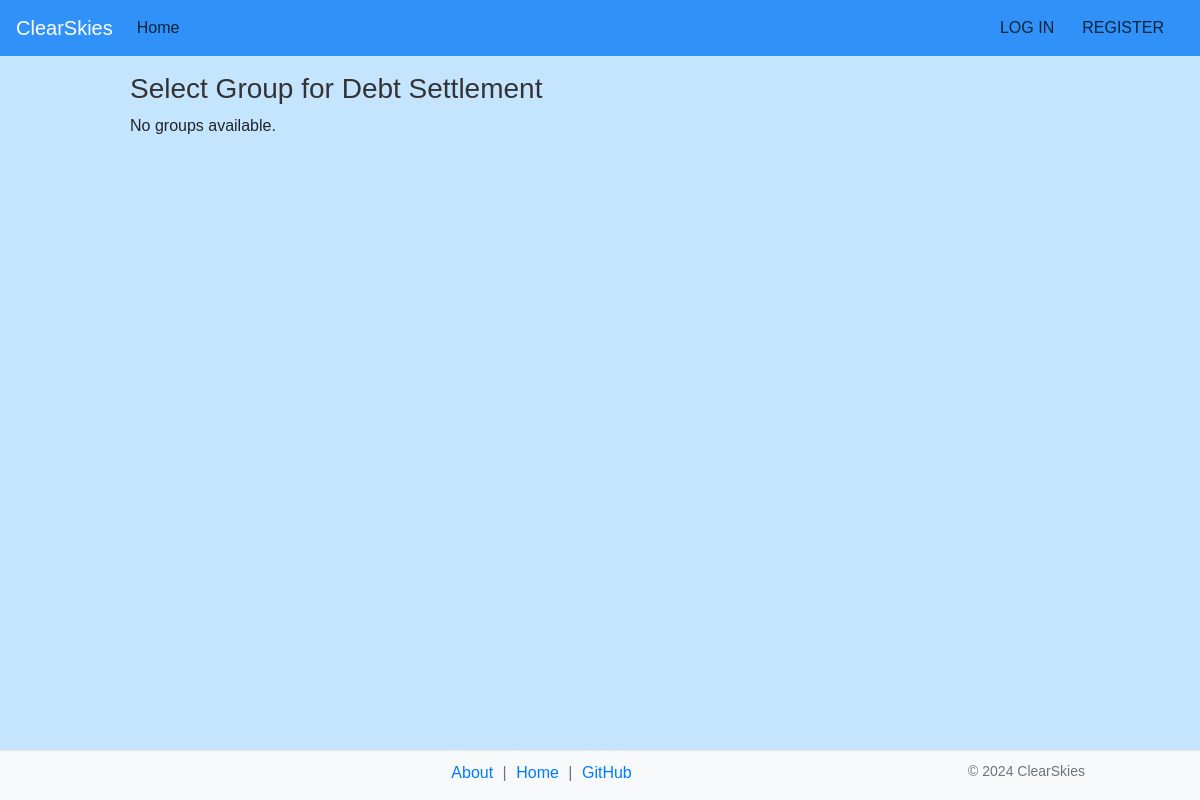
Page /settle_group_debts?page=2 on the earlier database version.
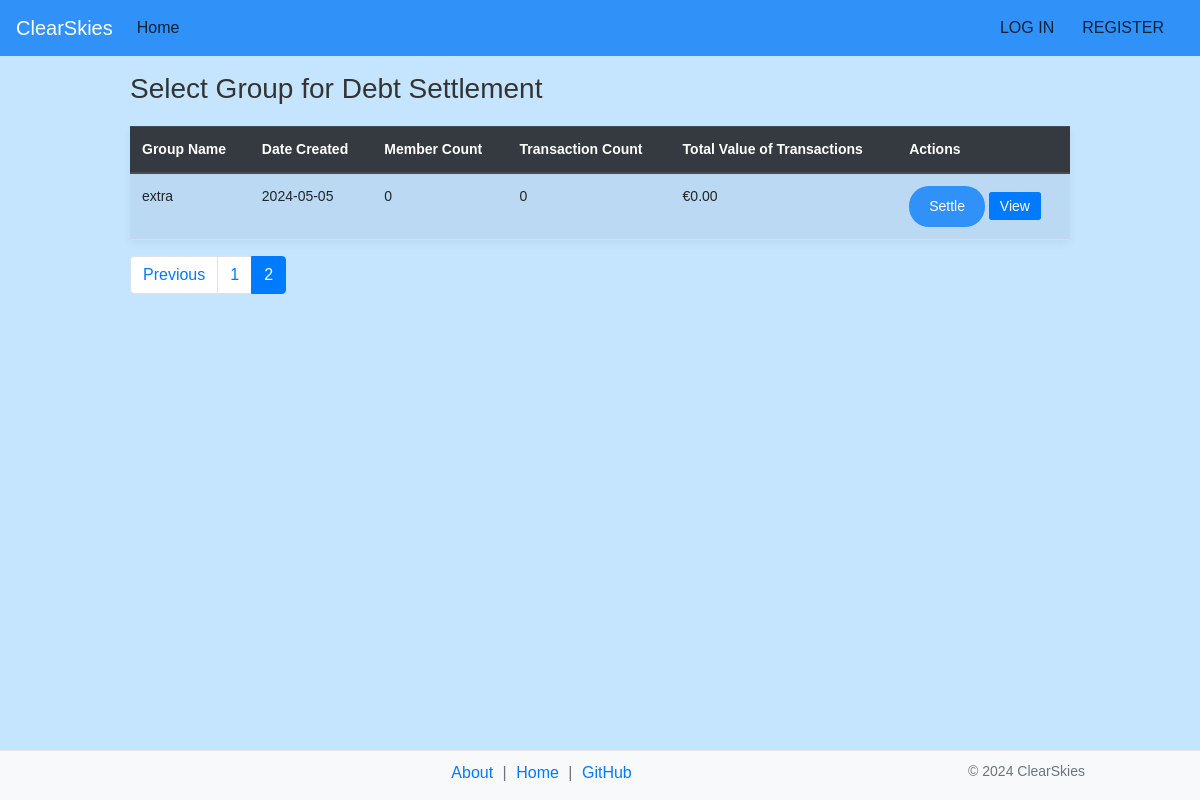
Same page on the later database version.
### app/models/group.py (models this page shows)
class Group(db.Model):
    __tablename__ = 'groups'
    id = db.Column(db.Integer, primary_key=True)
    name = db.Column(db.String(100), nullable=False)
    created_at = db.Column(db.DateTime, default=datetime.utcnow)
    users = db.relationship('UserGroup', back_populates='group', lazy='dynamic')
    transactions = db.relationship('GroupTransaction', backref='group', lazy='dynamic')

### app/debts.py (the view, shortened to what this page needs)
    @app.route('/settle_group_debts', methods=['GET', 'POST'])
    def settle_group_debts():
        page = request.args.get('page', 1, type=int)
        per_page = 10
        payment_instructions = []
        selected_group = None
        member_count_subquery = db.session.query(
            UserGroup.group_id.label('group_id'),
            func.count('*').label('member_count')
        ).group_by(UserGroup.group_id).subquery()
        transaction_stats_subquery = db.session.query(
            GroupTransaction.group_id.label('group_id'),
            func.count('*').label('total_transactions'),
            func.sum(GroupTransaction.amount).label('total_amount')
        ).group_by(GroupTransaction.group_id).subquery()
        groups = db.session.query(
            Group.id,
            Group.name,
            Group.created_at,
            func.coalesce(member_count_subquery.c.member_count, 0).label('member_count'),
            func.coalesce(transaction_stats_subquery.c.total_transactions, 0).label('total_transactions'),
            func.coalesce(transaction_stats_subquery.c.total_amount, 0).label('total_amount')
        ).outerjoin(member_count_subquery, Group.id == member_count_subquery.c.group_id) \
            .outerjoin(transaction_stats_subquery, Group.id == transaction_stats_subquery.c.group_id) \
            .paginate(page=page, per_page=per_page, error_out=False)
        return render_template('settle_group_debts.html', groups=groups, selected_group=selected_group,
                               payment_instructions=payment_instructions, scrolled_to_instructions=True)

### app/templates/settle_group_debts.html (shortened to what this page needs)
{% extends 'layout.html' %}
{% block content %}
<div class="container mt-3">
    <h3>Select Group for Debt Settlement</h3>
    {% if groups.items %}
        <table class="table table-striped">
            <thead class="thead-dark">
                <tr>
                    <th>Group Name</th>
                    <th>Date Created</th>
                    <th>Member Count</th>
                    <th>Transaction Count</th>
                    <th>Total Value of Transactions</th>
                    <th>Actions</th>
                </tr>
            </thead>
            <tbody>
                {% for group in groups.items %}
                <tr>
                    <td>{{ group.name }}</td>
                    <td>{{ group.created_at.strftime('%Y-%m-%d') }}</td>
                    <td>{{ group.member_count }}</td>
                    <td>{{ group.total_transactions }}</td>
                    <td>€{{ "%.2f"|format(group.total_amount) }}</td>
                    <td>
                        <form action="{{ url_for('settle_group_debts', group_id=group.id) }}" method="post" style="display: inline;">
                            <button type="submit" class="btn btn-sm btn-success">Settle</button>
                        </form>
                        <a href="{{ url_for('view_group', group_id=group.id) }}" class="btn btn-sm btn-primary" style="display: inline;">View</a>
                    </td>
                </tr>
                {% endfor %}
            </tbody>
        </table>
{% if groups.pages > 1 %}
        <ul class="pagination">
            {% if groups.has_prev %}
            <li class="page-item"><a class="page-link" href="{{ url_for('settle_group_debts', page=groups.prev_num) }}">Previous</a></li>
            {% endif %}
            {% for page in range(1, groups.pages + 1) %}
            <li class="page-item {{ 'active' if page == groups.page else '' }}">
                <a class="page-link" href="{{ url_for('settle_group_debts', page=page) }}">{{ page }}</a>
            </li>
            {% endfor %}
        </ul>
        {% endif %}
    {% else %}
        <p>No groups available.</p>
    {% endif %}
</div>
{% endblock %}

### app/templates/layout.html (shortened to what this page needs)
<!DOCTYPE html>
<html lang="en">
<head>
    <link rel="stylesheet" href="https://stackpath.bootstrapcdn.com/bootstrap/4.5.2/css/bootstrap.min.css">
</head>
<body>
    <header>
        <nav class="navbar navbar-expand-lg navbar-dark bg-primary">
            <a class="navbar-brand" href="{{ url_for('home') }}">ClearSkies</a>
            <div class="collapse navbar-collapse" id="navbarSupportedContent">
                <ul class="navbar-nav mr-auto">
                    <li class="nav-item"><a class="nav-link" href="{{ url_for('home') }}">Home</a></li>
                </ul>
                <ul class="navbar-nav">
                  {% if 'user_id' in session %}
                    <li class="nav-item">
                        <a class="nav-link" href="{{ url_for('logout') }}">LOG OUT</a>
                    </li>
                    {% else %}
                    <li class="nav-item">
                        <a class="nav-link" href="{{ url_for('login') }}">LOG IN</a>
                    </li>
                    <li class="nav-item">
                        <a class="nav-link" href="{{ url_for('register') }}">REGISTER</a>
                    </li>
                    {% endif %}
                </ul>
            </div>
        </nav>
    </header>
    <main role="main" class="container">
        {% block content %}{% endblock %}
    </main>
    <footer class="footer bg-light fixed-bottom">
        <div class="container" style="text-align: center;">
            <span class="text-muted footer-links">
                <a href="/about">About</a> | <a href="/home">Home</a> | <a href="https://github.com/nimathing2052/Debt_Settlement">GitHub</a>
            </span>
            <span class="text-muted" style="font-size: 14px; float: right;">&copy; 2024 ClearSkies</span>
        </div>
    </footer>
</body>
</html>

### app/templates/layout.html (style rules this page uses)
body { font-family: Arial, sans-serif; background-color: rgb(197, 229, 255); margin-bottom: 50px; }
h1, h2, h3, h4, h5, h6 { color: #0b2337; }
.navbar-dark .navbar-brand { color: #ffffff !important; }
.navbar-dark .navbar-nav .nav-link { color: #0b2337 !important; }
.navbar-dark { background-color: #3091f9 !important; }
button[type="submit"] { background-color: #3091f9; color: white; padding: 10px 20px; border: none; border-radius: 20px; cursor: pointer; }
.container { max-width: 1000px; margin: auto; padding-top: 0px; padding-bottom: 5px; }
.table { font-size: 14px; }
.navbar-nav .nav-link { margin-right: 12px; }
.footer { padding: 10px 0; background-color: #f7f7f7; text-align: left; border-top: 1px solid #e7e7e7; }
.footer-links a { color: #007bff; text-decoration: none; margin: 0 5px; }

### app/templates/settle_group_debts.html (style rules this page uses)
.container { font-family: Arial, sans-serif; }
h3, h4 { color: #333; }
table { width: 100%; margin-top: 20px; border-collapse: collapse; box-shadow: 0 4px 8px rgba(0, 0, 0, 0.05); }
th, td { padding: 8px; text-align: left; border-bottom: 1px solid #ddd; }
th { background-color: #f8f8f8; }
.btn-success, .btn-primary { color: white; cursor: pointer; }
.btn-success { background-color: #28a745; border-color: #28a745; }
.btn-primary { background-color: #007bff; border-color: #007bff; }
.btn-sm { padding: 5px 10px; font-size: 0.875rem; }

Differences in the rows shown:
added Group: name "extra", created_at "2024-05-05", member_count "0", total_transactions "0", total_amount "0.00"
Other differences:
text no longer shown: "No groups available."
text now shown: "Group Name Date Created Member Count Transaction Count Total Value of Transactions Actions Previous"
new list line: "1"
new list line: "2"
